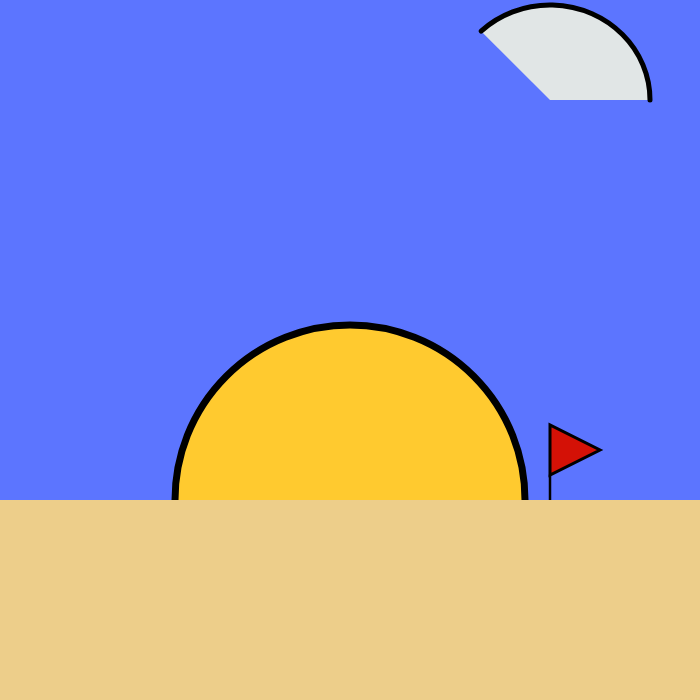
Frame 1 (no input)
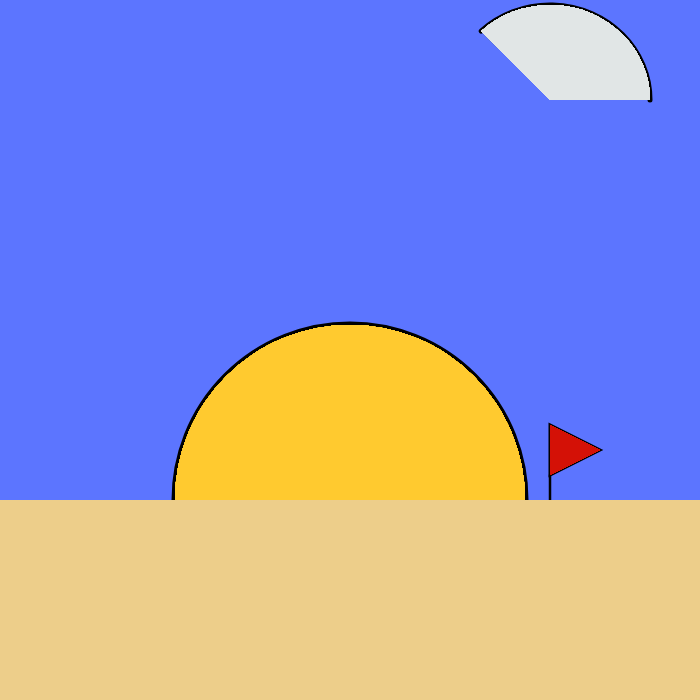
Frame 60 (no input)
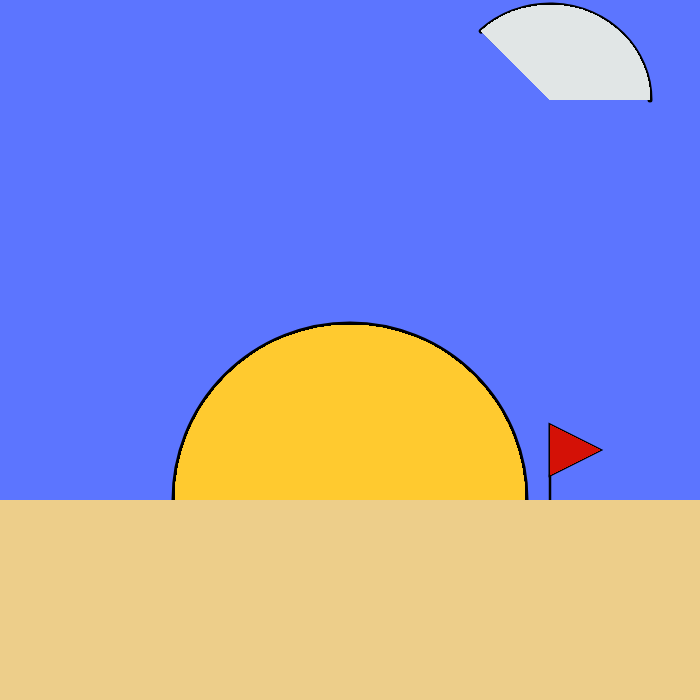
Frame 120 (the mouse pressed at the canvas centre since frame 60)

The p5.js sketch that drew these frames (run headless with seeded random() and noise() and a simulated clock; from frame 60 on, the mouse is pressed at the canvas centre):

// p5.js sketch
// ── sketch.js
/* Ella R. "A day at the beach" 
This semester, I wanted to create a program that would
immate the movement of the sky and bring the user into a depiction of a beach
at specific times of the day.
I want to immitate the way that the clouds move, the sun sets, the moon rises, etc.
This first sketch ties into it because it would help me sketch out where
different shapes would be in the sky. I wanted to paint the sky with a sun setting and
the moon slowly rising. This is the first part of many depictions of the beach at different times of the day.
*/

function setup() {
  createCanvas(700, 700);
   background(92, 117, 255);
}

function draw() {
  
  strokeWeight(5);
  fill(225, 230, 230);
  arc(550, 100, 200, 190, PI + QUARTER_PI, TWO_PI);

  fill(345,202,47)
  strokeWeight(7);
  circle(350, 500, 350);
  
  fill(212,17,6)
  strokeWeight(3);
  triangle(550, 425, 550, 475, 600, 450);

  strokeWeight(2.5);
  line(550, 475, 550, 500);

  noStroke();
  fill(237,206,138);
  rect(0, 500, 700, 200);

  
  
}
